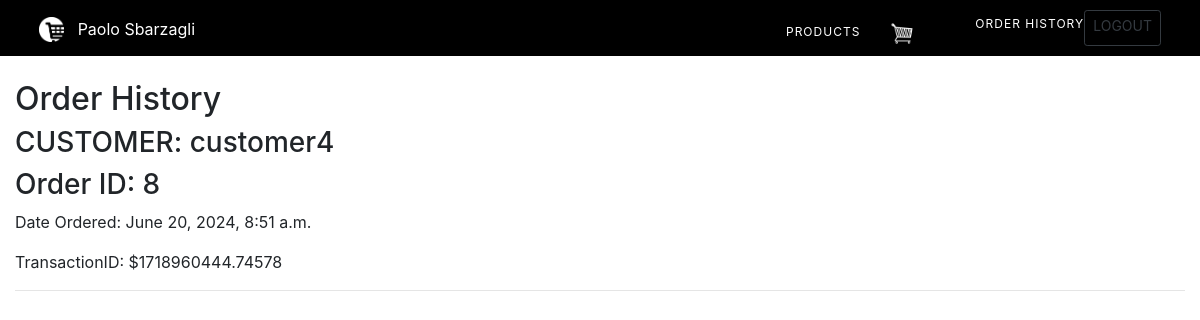
The page /order-history/ (signed in) on the database its author committed.
### store/models.py (models this page shows, shortened)
class Customer(models.Model):
    user = models.OneToOneField(User, null=True, blank=True, on_delete=models.CASCADE)
    name = models.CharField(max_length=200, null=True)
    email = models.CharField(max_length=200, null=True)
    def __str__(self):
        return self.name

class Order(models.Model):
    customer = models.ForeignKey(Customer, on_delete=models.SET_NULL, null=True, blank=True)
    date_ordered = models.DateTimeField(auto_now_add=True)
    complete = models.BooleanField(default=False)
    transaction_id = models.CharField(max_length=100, null=True)

### store/views.py (the view)
# urls.py: path('order-history/', views.orderHistory, name='order-history'),
@login_required
def orderHistory(request):
    try:
        customer = request.user.customer
    except Customer.DoesNotExist:
        customer = None
    if customer:
        orders = Order.objects.filter(customer=customer).order_by('-date_ordered')
    else:
        orders = []
    context = {'orders': orders, 'customer': customer}
    return render(request, 'store/order_history.html', context)

### store/templates/store/order_history.html
{% extends 'store/main.html' %}
{% load static %}
{% block content %}
<h2>Order History</h2>
    <h3>CUSTOMER: {{ customer }}</h3>
<div class="order-list">
    {% for order in orders %}
    <div class="order">
        <h3>Order ID: {{ order.id }}</h3>
        <p>Date Ordered: {{ order.date_ordered }}</p>
        <p>TransactionID: ${{ order.transaction_id }}</p>
    </div>
    <hr>
    {% endfor %}
</div>
{% endblock %}

### static/css/main.css (style rules this page uses)
body { background: white !important; }

### rows shown on the page
Customer: name "customer4"
Order: id "8", date_ordered "June 20, 2024, 8:51 a.m.", transaction_id "1718960444.74578"
